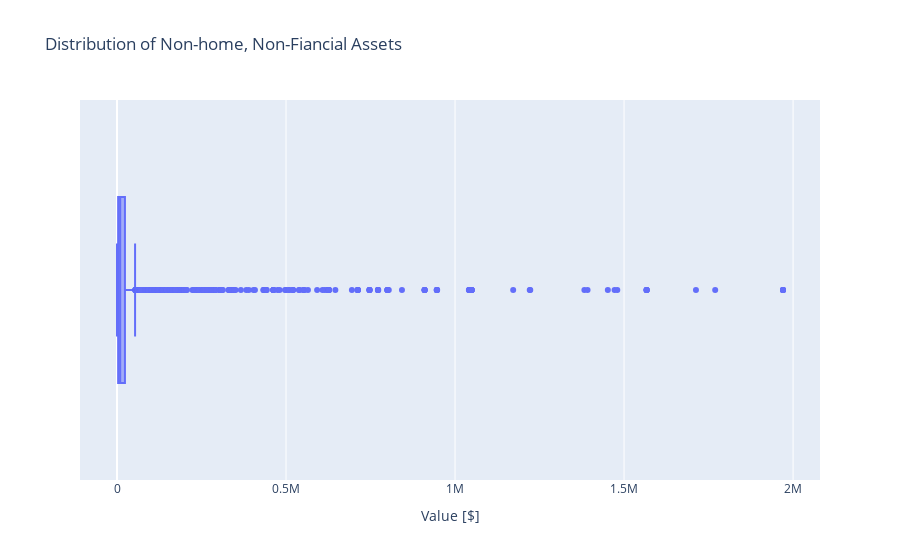

The notebook cell this image was saved under:
### Markdown cell above
- Plot Distribution of NHNFIN (NON HOME, NON FINANCIAL ASSET )

![image.png](attachment:image.png)

- It might be reason of  deviation in our variance calculation.

### Code cell
fig = px.box(
    data_frame =new_data,
    x = "NHNFIN",
    title = "Distribution of Non-home, Non-Fiancial Assets"
)

fig.update_layout(xaxis_title = "Value [$]")
fig.show()

### Figure 1 — Plotly figure (JSON) as saved in the notebook; plotly's stock layout.template omitted (floating-point values rounded to 4 significant figures; data arrays with more than 128 entries replaced by an {"elided": "..."} marker saying what was removed)
{"data": [{"alignmentgroup": "True", "hovertemplate": "NHNFIN=%{x}<extra></extra>", "legendgroup": "", "marker": {"color": "#636efa"}, "name": "", "notched": false, "offsetgroup": "", "orientation": "h", "showlegend": false, "type": "box", "x": {"elided": "4418 int values"}, "x0": " ", "xaxis": "x", "y0": " ", "yaxis": "y"}], "layout": {"boxmode": "group", "legend": {"tracegroupgap": 0}, "title": {"text": "Distribution of Non-home, Non-Fiancial Assets"}, "xaxis": {"anchor": "y", "domain": [0, 1], "title": {"text": "Value [$]"}}, "yaxis": {"anchor": "x", "domain": [0, 1]}}}
